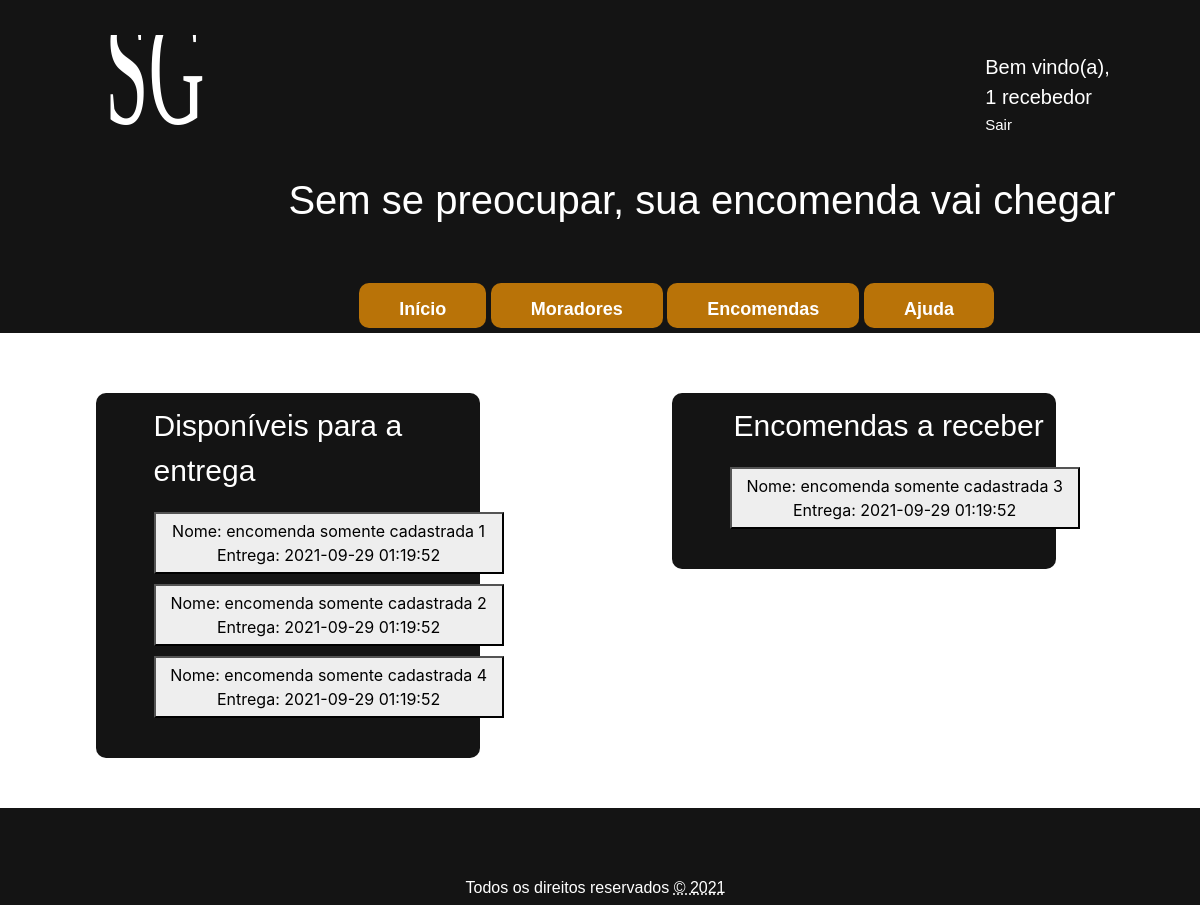
/ (signed in), run on the app's committed database.
### tables this page shows
CREATE TABLE encomenda (
	
	id 						INT 		NOT NULL AUTO_INCREMENT,
	nome 					VARCHAR(50) NOT NULL,
	cadastrada_morador_id 	INT 		NOT NULL,
	entregador_id 			INT 		NOT NULL,	
	data_cadastro 			TIMESTAMP 	NOT NULL,
	previsao_data_entrega 	TIMESTAMP 	NULL,
	foi_entregue 			INT 		NOT NULL,
	entregador_pegou 		INT 		NOT NULL,
	excluido 				INT 		NOT NULL,
	PRIMARY KEY (id),
	FOREIGN KEY (cadastrada_morador_id) REFERENCES morador (id),
	FOREIGN KEY (entregador_id) 		REFERENCES morador (id)	
);

### routers.php (called while the page is built, shortened)
<?php
$bootstrap_css_path = "/SGE/src/public/bootstrap/css/bootstrap.min.css";
$template_top_path = "/SGE/src/public/css/top.css";
$template_bottom_path = "/SGE/src/public/css/bottom.css";
$index_path = "/SGE/src/index.php";
$index_servico_path = "/SGE/src/index_servico.php";
$logout_servico_path = "/SGE/src/pages/login/logout_servico.php";
$logo_img_path = "/SGE/src/public/img/SGE_logo.svg";
?>

### database/funcoes_gerais.php (called while the page is built, shortened)
<?php
class Funcoes_gerais {
	private $conn;
	public function __construct($db) {
		$this->conn = $db;
	}
	public function lista_obj($tabela, $params = null, $fields) {
		$lista = array();
		$sql = "SELECT {$fields} FROM {$tabela} {$params}";
		$result = $this->conn->query($sql);
		if ($result->rowCount() > 0) {
			foreach ($result as $data) {
				array_push($lista, $data);
			}
		}
		return $lista;
	}
}
?>

### index_servico.php (the view, shortened to what this page needs)
<?php
include("./routers.php");
include("./database/funcoes_gerais.php");
function carrega_itens($condicao, $acao) {
	$id_logado = $_SESSION['morador_logado'][0];;
    if ($acao == 0) {
        $params = "WHERE cadastrada_morador_id {$condicao} {$id_logado} AND foi_entregue = 0 AND entregador_pegou = 0 AND excluido = 0 ORDER BY previsao_data_entrega ASC";
    }
    else {
        $params = "WHERE cadastrada_morador_id {$condicao} {$id_logado} AND foi_entregue = 0 AND excluido = 0 ORDER BY previsao_data_entrega ASC";
    }
	echo carrega_info($params, $acao);
}
function carrega_info($params, $acao) {
	$database = new Database();
	$db = $database->getConnection();
	$index_obj = new Funcoes_gerais($db);
	$lista = $index_obj->lista_obj('encomenda', $params, '*');
	$div = "";
	for ($i = 0; $i < count($lista); $i++) {
		$div .="
        <form action='{$index_servico_path}' method='POST' name='Form'>
            <button type='submit' class='encomenda_box' name='btn_encomenda' value='{$lista[$i][0]}{$acao}'>
                Nome: {$lista[$i][1]} </br>
                Entrega: {$lista[$i][4]}
            </button>
        </form>
		";
	}
	return $div;
}
?>

### template/top.php (shortened to what this page needs)
<?php include_once "./routers.php"; ?>
<!DOCTYPE html>
<html lang="pt-br">
	<head>
		<link rel="stylesheet" href="<?php echo $bootstrap_css_path; ?>">
		<link rel="stylesheet" href="<?php echo $template_top_path; ?>">
		<link rel="stylesheet" href="<?php echo $template_bottom_path; ?>">
	</head>
	<body>
		<header>
			<nav class="menu">
				<div class="logo_img">
					<img src="<?php echo $logo_img_path; ?>" alt="logo " id="logo_img_container">
				</div>
				<?php
				if (isset($_SESSION['morador_logado'])) {
					echo "
                        <div class='logout'>
                        <span>Bem vindo(a), </span>
                        <label> {$_SESSION['morador_logado'][1]}</label></br>
	    				<a href='{$logout_servico_path}'>Sair</a>
                        </div>
					";
				}
				?>
				<div class="slogan">
					<h3 id="slogan">Sem se preocupar, sua encomenda vai chegar</h3>
				</div>
				<div class="menuItem">
					<div class="dropdown">
						<a href="<?php echo $index_path; ?>">
							<button class="dropbtn">Início</button>
						</a>
					</div>
					<div class="dropdown">
						<button class="dropbtn">Moradores</button>
					</div>
					<div class="dropdown">
						<button class="dropbtn">Encomendas</button>
					</div>
					<div class="dropdown">
						<a href="<?php echo $ajuda_path; ?>">
							<button class="dropbtn">Ajuda</button>
						</a>
					</div>
				</div>
			</nav>
		</header>
		<main class="content">

### index.php (shortened to what this page needs)
<?php
include("./template/top.php");
include("../../routers.php");
include('./index_servico.php');
?>
<link rel="stylesheet" href="/SGE/src/public/css/index.css">
<div class="container_info">
	<aside class="encomenda_entregar">
		<p id="titulo_entregar">Disponíveis para a entrega</p>
		<?php carrega_itens('!=', 0);?>
	</aside>
	<aside class="encomenda_receber">
		<p id="titulo_receber">Encomendas a receber</p>
		<?php carrega_itens('=', 1);?>
	</aside>
</div>
<?php include("./template/bottom.php"); unset($_SESSION['op_status']); ?>

### template/bottom.php
</main>
<br/><br/><br/><br/><br/><br/>
<footer class="footer_container">
	<br/><br/>
	<p id = "rights"> Todos os direitos reservados <abbr = title = "copy right">&copy  <?php echo date("Y"); ?></p>
</footer>
</body>
</html>

### public/css/top.css (style rules this page uses)
body { background-color: rgba(255,255,255,1); }
.logo_img img { width: 100px; margin: 30px 0px 0px 100px; display: inline-block; }
#slogan { font-size: 40px; font-family: Arial; color: white; margin: -50px 0px 5% 24%; position: relative; display: inline-block; }
.logout { position: relative; display: block; margin: -7% 0px 5% 83%; font-family: Arial; font-size: 20px; color: white; }
.logout a { font-size: 15px; margin: -3% 0px 0% 0%; display: block; color: white; text-decoration: none; }
.menu { background-color: rgba(20,20,20,1); position: relative; width: 100%; padding: 5px 14px 5px 5px; margin: 0px; }
.dropbtn { background-color: #B97308; color: white; padding: 13px 40px 5px 40px; font-size: 18px; border: none; cursor: pointer; }
.dropdown { position: relative; display: inline-block; }
.menuItem { margin: 0px 0px 0px 30%; }
.dropbtn { font-family: Arial; font-weight: bold; list-style: none; border-radius: 10px; }

### public/css/bottom.css (style rules this page uses)
.footer_container { position: relative; width: 100%; background-color: rgba(20,20,20,1); padding: 5px 14px 5px 5px; clear: both; margin: 10% 0px 0px 0px; }
.footer_container p#rights { margin: 0px 0px 0px 0px; padding: 15px 0px 0px 0px; color: white; text-align: center; font-family: Arial; }

### public/css/index.css (style rules this page uses)
.container_info { position: relative; width: 80%; margin: 5% 0px 0px 8%; }
.encomenda_entregar, .encomenda_receber { width: 40%; min-width: 40%; position: relative; float: left; background-color: rgba(20,20,20,1); margin: 0px 50px 50px 0px; padding: 0px 0px 30px 0px; border-radius: 10px; }
.encomenda_receber { margin: 0px 0px 0px 10%; float: right; }
#titulo_entregar, #titulo_receber { font-size: 30px; font-family: Arial; color: white; margin: 10px 0px 5% 15%; position: relative; display: inline-block; }
#titulo_receber { margin: 10px 0px 5% 16%; }
.encomenda_box { position: relative; display: flex; flex-wrap: wrap; flex-direction: row; display: inline-block; width: 350px; min-height: 50px; padding: 5px; margin: 0px 0px 10px 15%; background-color: #eeeeee; transition: 0.5s; cursor: pointer; }

### data on the page
encomenda: $lista[$i][0] 1 (drawn), nome "encomenda somente cadastrada 1", data_cadastro "2021-09-29 01:19:52"
encomenda: $lista[$i][0] 2 (drawn), nome "encomenda somente cadastrada 2", data_cadastro "2021-09-29 01:19:52"
encomenda: $lista[$i][0] 12 (drawn), nome "encomenda somente cadastrada 4", data_cadastro "2021-09-29 01:19:52"
encomenda: $lista[$i][0] 11 (drawn), nome "encomenda somente cadastrada 3", data_cadastro "2021-09-29 01:19:52"

### other printed values
$_SESSION['morador_logado'][1] "1 recebedor"
